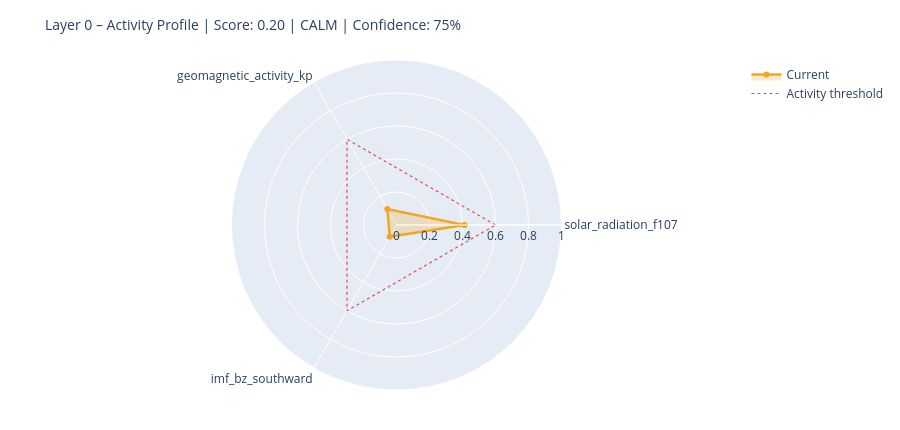

Notebook cell for this chart:
### Markdown cell above
---
## 6. State Assessment & Handoff to Layer 1

### Code cell
# ============================================================
# STEP 1 – Collect raw values with source modes
# Mode: 'primary' | 'fallback_3h' | 'last_valid' | 'missing'
# ============================================================

def safe_last(df, col):
    if df is None or col not in df.columns: return None
    s = df[col].dropna()
    return float(s.iloc[-1]) if not s.empty else None

f107_now = safe_last(df_f107, 'f10.7')
bz_now   = safe_last(df_mag,  'bz_gsm')
kp_now   = safe_last(df_kp,   'kp')
sw_now   = safe_last(df_sw,   'speed')

source_modes = {
    'F10.7':    'primary'  if f107_now is not None else 'missing',
    'Kp':       'primary'  if kp_now   is not None else 'missing',
    'IMF_Bz':   'primary'  if bz_now   is not None else 'missing',
    'SW_speed': 'primary'  if sw_now   is not None else 'missing',
}

# Kp Fallback – 3h endpoint
if kp_now is None:
    try:
        r = requests.get(
            'https://services.swpc.noaa.gov/json/noaa-planetary-k-index.json',
            timeout=10)
        r.raise_for_status()
        fb = pd.DataFrame(r.json())
        tc = next((c for c in fb.columns if 'time' in c.lower()), fb.columns[0])
        kc = next((c for c in fb.columns if 'kp' in c.lower() and c != tc), None)
        if kc:
            fb[kc] = fb[kc].astype(str).str.extract(r'([0-9]+(?:\.[0-9]*)?)')[0]
            fb[kc] = pd.to_numeric(fb[kc], errors='coerce')
            fb = fb[fb[kc] >= 0].dropna(subset=[kc])
            if not fb.empty:
                kp_now = float(fb[kc].iloc[-1])
                source_modes['Kp'] = 'fallback_3h'
                print(f'  Kp fallback (3h): {kp_now:.1f}')
    except Exception as e:
        print(f'  Kp fallback failed: {e}')

# Solar Wind Fallback – last valid value
if sw_now is None and df_sw is not None and 'speed' in df_sw.columns:
    s = df_sw['speed'].dropna()
    if not s.empty:
        sw_now = float(s.iloc[-1])
        source_modes['SW_speed'] = 'last_valid'
        print(f'  SW fallback (last_valid): {sw_now:.0f} km/s')

print()
print('Source modes:', source_modes)

# ============================================================
# STEP 2 – Score from available components only
# ============================================================

def norm(v, lo, hi):
    if v is None: return None
    return max(0.0, min(1.0, (v - lo) / (hi - lo)))

COMPONENTS = {
    'solar_radiation_f107':    (f107_now, norm(f107_now, 60, 250)),
    'geomagnetic_activity_kp': (kp_now,   norm(kp_now,   0,   9)),
    'imf_bz_southward':        (bz_now,   norm(-(bz_now or 0) if bz_now else None, -5, 30)
                                           if bz_now is not None else None),
    'solar_wind_speed':        (sw_now,   norm(sw_now, 300, 800)),
}

available   = {k: v[1] for k, v in COMPONENTS.items() if v[1] is not None}
unavailable = [k for k, v in COMPONENTS.items() if v[1] is None]

layer0_score = round(sum(available.values()) / len(available), 4) if available else None
confidence   = round(len(available) / len(COMPONENTS), 2)

level = ('unknown'  if layer0_score is None
         else 'calm'     if layer0_score < 0.3
         else 'moderate' if layer0_score < 0.6
         else 'active')

# ============================================================
# STEP 3 – Dominant Driver
# ============================================================

def dominant_driver(kp, f107, bz, sw):
    candidates = []
    if kp   is not None and kp   >= 4:   candidates.append(('geomagnetic',    kp / 9))
    if sw   is not None and sw   >= 500:  candidates.append(('solar_wind',     sw / 800))
    if bz   is not None and bz   <= -5:   candidates.append(('imf_southward',  abs(bz) / 30))
    if f107 is not None and f107 >= 150:  candidates.append(('solar_radiation',f107 / 250))
    return max(candidates, key=lambda x: x[1])[0] if candidates else 'none'

driver = dominant_driver(kp_now, f107_now, bz_now, sw_now)

# ============================================================
# STEP 4 – Downstream expectations
# ============================================================

def downstream_expectation(driver, score, kp, bz, f107):
    exp = {
        'magnetosphere':        'calm',
        'ionosphere':           'calm',
        'schumann_resonance':   'unchanged',
        'lithosphere_currents': 'low',
    }
    if driver == 'geomagnetic' or (kp and kp >= 5):
        exp['magnetosphere']        = 'compressed / storm'
        exp['ionosphere']           = 'elevated disturbance (TEC variability)'
        exp['schumann_resonance']   = 'elevated amplitude possible'
        exp['lithosphere_currents'] = 'elevated induction currents'
    elif driver == 'imf_southward' or (bz and bz <= -5):
        exp['magnetosphere']        = 'energy coupling active'
        exp['ionosphere']           = 'elevated electron density possible'
        exp['schumann_resonance']   = 'slight modulation possible'
    elif driver == 'solar_radiation' or (f107 and f107 >= 150):
        exp['ionosphere']           = 'elevated ionization (F-layer)'
        exp['schumann_resonance']   = 'slightly elevated background activity'
    return exp

downstream = downstream_expectation(driver, layer0_score, kp_now, bz_now, f107_now)

# ============================================================
# CONSOLE OUTPUT
# ============================================================

W = 58
print('=' * W)
print('LAYER 0 – STATE ASSESSMENT')
print('=' * W)
for name, (raw_v, score_v) in COMPONENTS.items():
    if score_v is not None:
        bar = '█' * int(score_v * 20) + '░' * (20 - int(score_v * 20))
        print(f'  {name:<35}  {bar}  {score_v:.2f}')
    else:
        print(f'  {name:<35}  {"─" * 20}  n/a')
print('-' * W)
print(f'  Score ({len(available)}/{len(COMPONENTS)} components):  {layer0_score:.3f}')
print(f'  Confidence:         {confidence:.0%}')
print(f'  Level:              {level.upper()}')
print(f'  Dominant Driver:    {driver}')

# Radar chart
cats = list(available.keys())
vals = list(available.values())
if len(cats) >= 3:
    fig = go.Figure()
    fig.add_trace(go.Scatterpolar(
        r=vals + [vals[0]], theta=cats + [cats[0]],
        fill='toself', fillcolor='rgba(242,166,35,0.25)',
        line=dict(color='#F2A623', width=2.5), name='Current'
    ))
    fig.add_trace(go.Scatterpolar(
        r=[0.6] * (len(cats) + 1), theta=cats + [cats[0]],
        line=dict(color='#E24B4A', dash='dot', width=1.2),
        mode='lines', name='Activity threshold'
    ))
    fig.update_layout(
        title=dict(text=f'Layer 0 – Activity Profile | Score: {layer0_score:.2f} | {level.upper()} | Confidence: {confidence:.0%}',
                   font=dict(size=14)),
        polar=dict(radialaxis=dict(visible=True, range=[0, 1])),
        height=430, showlegend=True,
        margin=dict(l=60, r=60, t=60, b=40)
    )
    fig.show()

### Figure 1 — Plotly figure (JSON) as saved in the notebook; plotly's stock layout.template omitted (floating-point values rounded to 4 significant figures)
{"data": [{"fill": "toself", "fillcolor": "rgba(242,166,35,0.25)", "line": {"color": "#F2A623", "width": 2.5}, "name": "Current", "r": [0.4116, 0.1111, 0.08229, 0.4116], "theta": ["solar_radiation_f107", "geomagnetic_activity_kp", "imf_bz_southward", "solar_radiation_f107"], "type": "scatterpolar"}, {"line": {"color": "#E24B4A", "dash": "dot", "width": 1.2}, "mode": "lines", "name": "Activity threshold", "r": [0.6, 0.6, 0.6, 0.6], "theta": ["solar_radiation_f107", "geomagnetic_activity_kp", "imf_bz_southward", "solar_radiation_f107"], "type": "scatterpolar"}], "layout": {"height": 430, "margin": {"b": 40, "l": 60, "r": 60, "t": 60}, "polar": {"radialaxis": {"range": [0, 1], "visible": true}}, "showlegend": true, "title": {"font": {"size": 14}, "text": "Layer 0 – Activity Profile | Score: 0.20 | CALM | Confidence: 75%"}}}
